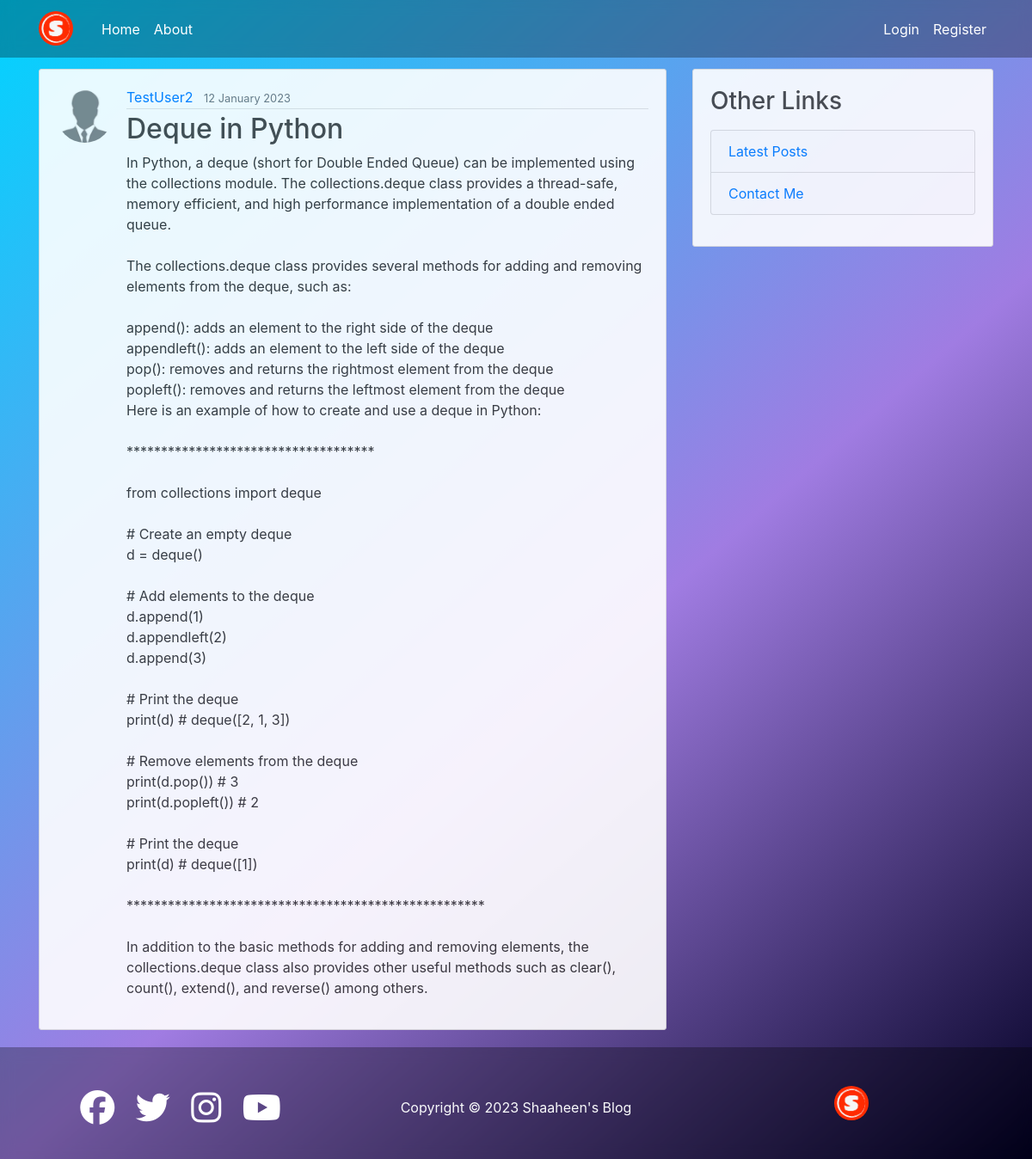
The page /post/35/ on the database its author committed.
### blog/models.py (models this page shows, shortened)
class Post(models.Model):
    title = models.CharField(max_length=100)
    content = models.TextField()
    date_posted = models.DateTimeField(default=timezone.now)
    author = models.ForeignKey(User, on_delete=models.CASCADE)#if user is deleted, their post is also deleted

### users/models.py (models this page shows, shortened)
class Profile(models.Model):
    user = models.OneToOneField(User, on_delete=models.CASCADE)
    image = models.ImageField(default='default.jpg', upload_to='profile_pics')

### blog/views.py (the view)
# urls.py: path('post/<int:pk>/', PostDetailView.as_view(), name='post-detail'),# blog/post_detail.html
class PostDetailView(DetailView): # blog/post_detail.html
    model = Post

### blog/templates/blog/post_detail.html (shortened to what this page needs)
{% extends "blog/base.html" %}
{% block content %}
    <article class="media content-section">
        <img class="rounded-circle article-img" src="{{ object.author.profile.image.url }}">
        <div class="media-body">
            <div class="article-metadata">
                <a class="mr-2" href="{% url 'user-posts' object.author.username %}">{{ object.author }}</a>
                <small class="text-muted">{{ object.date_posted|date:"d F Y" }}</small>
            </div>
            <h2 class="article-title">{{ object.title }}</h2>
            <p class="article-content">{{ object.content }}</p>
        </div>
    </article>
{% endblock content %}

### blog/static/blog/main.css (style rules this page uses)
html { min-height: calc(100vh - 100px); }
body { background: rgb(2,0,36); background: linear-gradient(319deg, rgba(2,0,36,1) 0%, rgba(160,124,226,1) 43%, rgba(0,212,255,1) 100%) no-repeat ; background-size: cover; color: #333333; margin-top: 5rem; background-attachment: fixed; }
h1, h2, h3, h4, h5, h6 { color: #444444; }
.content-section { background: #ffffff; padding: 20px 20px; border: 1px solid #dddddd; border-radius: 3px; margin-bottom: 20px; opacity: 0.9; }
.article-title { color: #444444; }
.article-content { white-space: pre-line; }
.article-img { height: 65px; width: 65px; margin-right: 16px; }
.article-metadata { padding-bottom: 1px; margin-bottom: 4px; border-bottom: 1px solid #e3e3e3 }

### rows shown on the page
Post: author.profile.image (placeholder picture), author "TestUser2", date_posted "12 January 2023", title "Deque in Python", content "In Python, a deque (short for Double Ended Queue) can be implemented using the collections module. The collections.deque class provides a thread-safe, memory efficient, and high performance implementation of a double ended queue. The collections.deque class provides several methods for adding and removing elements from the deque, such as: append(): adds an element to the right side of the deque appendleft(): adds an element to the left side of the deque pop(): removes and returns the rightmost element from the deque popleft(): removes and returns the leftmost element from the deque Here is an example of how to create and use a deque in Python: ************************************ from…"
